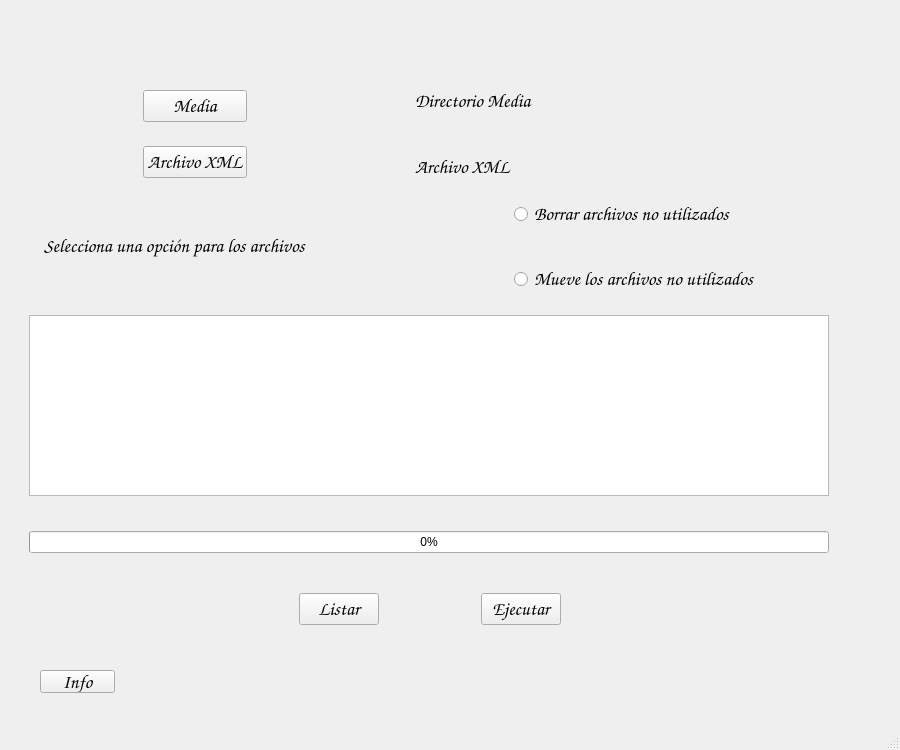
<?xml version="1.0" encoding="UTF-8"?>
<ui version="4.0">
 <class>MainWindow</class>
 <widget class="QMainWindow" name="MainWindow">
  <property name="geometry">
   <rect>
    <x>0</x>
    <y>0</y>
    <width>900</width>
    <height>750</height>
   </rect>
  </property>
  <property name="minimumSize">
   <size>
    <width>900</width>
    <height>750</height>
   </size>
  </property>
  <property name="windowTitle">
   <string>Clean Media v2</string>
  </property>
  <property name="windowIcon">
   <iconset>
    <normaloff>escoba.png</normaloff>escoba.png</iconset>
  </property>
  <widget class="QWidget" name="centralwidget">
   <widget class="QPushButton" name="pushButtonInfo">
    <property name="geometry">
     <rect>
      <x>40</x>
      <y>670</y>
      <width>75</width>
      <height>23</height>
     </rect>
    </property>
    <property name="font">
     <font>
      <family>Comic Sans MS</family>
      <pointsize>14</pointsize>
     </font>
    </property>
    <property name="toolTip">
     <string>Muestra información sobre la aplicación</string>
    </property>
    <property name="text">
     <string>Info</string>
    </property>
   </widget>
   <widget class="QWidget" name="layoutWidget">
    <property name="geometry">
     <rect>
      <x>-20</x>
      <y>90</y>
      <width>898</width>
      <height>463</height>
     </rect>
    </property>
    <layout class="QVBoxLayout" name="verticalLayout_6">
     <item>
      <layout class="QHBoxLayout" name="horizontalLayout" stretch="0,0,0,0,0">
       <property name="sizeConstraint">
        <enum>QLayout::SetDefaultConstraint</enum>
       </property>
       <item>
        <spacer name="horizontalSpacer">
         <property name="orientation">
          <enum>Qt::Horizontal</enum>
         </property>
         <property name="sizeHint" stdset="0">
          <size>
           <width>40</width>
           <height>20</height>
          </size>
         </property>
        </spacer>
       </item>
       <item>
        <layout class="QVBoxLayout" name="verticalLayout_2">
         <item>
          <widget class="QPushButton" name="pushButtonRom">
           <property name="font">
            <font>
             <family>Comic Sans MS</family>
             <pointsize>14</pointsize>
            </font>
           </property>
           <property name="toolTip">
            <string>Busca el directorio de los archivo media</string>
           </property>
           <property name="text">
            <string>Media</string>
           </property>
          </widget>
         </item>
         <item>
          <spacer name="verticalSpacer_2">
           <property name="orientation">
            <enum>Qt::Vertical</enum>
           </property>
           <property name="sizeHint" stdset="0">
            <size>
             <width>20</width>
             <height>40</height>
            </size>
           </property>
          </spacer>
         </item>
         <item>
          <widget class="QPushButton" name="pushButtonXML">
           <property name="font">
            <font>
             <family>Comic Sans MS</family>
             <pointsize>14</pointsize>
            </font>
           </property>
           <property name="toolTip">
            <string>Busca el archivo .xml</string>
           </property>
           <property name="text">
            <string>Archivo XML</string>
           </property>
          </widget>
         </item>
        </layout>
       </item>
       <item>
        <spacer name="horizontalSpacer_2">
         <property name="orientation">
          <enum>Qt::Horizontal</enum>
         </property>
         <property name="sizeHint" stdset="0">
          <size>
           <width>40</width>
           <height>20</height>
          </size>
         </property>
        </spacer>
       </item>
       <item>
        <layout class="QVBoxLayout" name="verticalLayout">
         <item>
          <widget class="QLabel" name="labelROM">
           <property name="minimumSize">
            <size>
             <width>300</width>
             <height>20</height>
            </size>
           </property>
           <property name="font">
            <font>
             <family>Comic Sans MS</family>
             <pointsize>14</pointsize>
            </font>
           </property>
           <property name="text">
            <string>Directorio Media</string>
           </property>
           <property name="textFormat">
            <enum>Qt::AutoText</enum>
           </property>
           <property name="wordWrap">
            <bool>false</bool>
           </property>
          </widget>
         </item>
         <item>
          <spacer name="verticalSpacer">
           <property name="orientation">
            <enum>Qt::Vertical</enum>
           </property>
           <property name="sizeHint" stdset="0">
            <size>
             <width>20</width>
             <height>40</height>
            </size>
           </property>
          </spacer>
         </item>
         <item>
          <widget class="QLabel" name="labelXML">
           <property name="minimumSize">
            <size>
             <width>300</width>
             <height>20</height>
            </size>
           </property>
           <property name="font">
            <font>
             <family>Comic Sans MS</family>
             <pointsize>14</pointsize>
            </font>
           </property>
           <property name="text">
            <string>Archivo XML</string>
           </property>
           <property name="textFormat">
            <enum>Qt::AutoText</enum>
           </property>
           <property name="wordWrap">
            <bool>false</bool>
           </property>
          </widget>
         </item>
        </layout>
       </item>
       <item>
        <spacer name="horizontalSpacer_3">
         <property name="orientation">
          <enum>Qt::Horizontal</enum>
         </property>
         <property name="sizeHint" stdset="0">
          <size>
           <width>40</width>
           <height>20</height>
          </size>
         </property>
        </spacer>
       </item>
      </layout>
     </item>
     <item>
      <spacer name="verticalSpacer_8">
       <property name="orientation">
        <enum>Qt::Vertical</enum>
       </property>
       <property name="sizeHint" stdset="0">
        <size>
         <width>20</width>
         <height>40</height>
        </size>
       </property>
      </spacer>
     </item>
     <item>
      <layout class="QHBoxLayout" name="horizontalLayout_2">
       <item>
        <spacer name="horizontalSpacer_5">
         <property name="orientation">
          <enum>Qt::Horizontal</enum>
         </property>
         <property name="sizeHint" stdset="0">
          <size>
           <width>40</width>
           <height>20</height>
          </size>
         </property>
        </spacer>
       </item>
       <item>
        <layout class="QVBoxLayout" name="verticalLayout_4">
         <item>
          <spacer name="verticalSpacer_4">
           <property name="orientation">
            <enum>Qt::Vertical</enum>
           </property>
           <property name="sizeHint" stdset="0">
            <size>
             <width>20</width>
             <height>40</height>
            </size>
           </property>
          </spacer>
         </item>
         <item>
          <widget class="QLabel" name="labelOpcion">
           <property name="minimumSize">
            <size>
             <width>400</width>
             <height>30</height>
            </size>
           </property>
           <property name="font">
            <font>
             <family>Comic Sans MS</family>
             <pointsize>14</pointsize>
            </font>
           </property>
           <property name="text">
            <string>Selecciona una opción para los archivos</string>
           </property>
          </widget>
         </item>
         <item>
          <spacer name="verticalSpacer_5">
           <property name="orientation">
            <enum>Qt::Vertical</enum>
           </property>
           <property name="sizeHint" stdset="0">
            <size>
             <width>20</width>
             <height>40</height>
            </size>
           </property>
          </spacer>
         </item>
        </layout>
       </item>
       <item>
        <spacer name="horizontalSpacer_4">
         <property name="orientation">
          <enum>Qt::Horizontal</enum>
         </property>
         <property name="sizeHint" stdset="0">
          <size>
           <width>40</width>
           <height>20</height>
          </size>
         </property>
        </spacer>
       </item>
       <item>
        <layout class="QVBoxLayout" name="verticalLayout_3">
         <item>
          <widget class="QRadioButton" name="radioButtonBorrar">
           <property name="minimumSize">
            <size>
             <width>300</width>
             <height>20</height>
            </size>
           </property>
           <property name="font">
            <font>
             <family>Comic Sans MS</family>
             <pointsize>14</pointsize>
            </font>
           </property>
           <property name="text">
            <string>Borrar archivos no utilizados</string>
           </property>
          </widget>
         </item>
         <item>
          <spacer name="verticalSpacer_3">
           <property name="orientation">
            <enum>Qt::Vertical</enum>
           </property>
           <property name="sizeHint" stdset="0">
            <size>
             <width>20</width>
             <height>40</height>
            </size>
           </property>
          </spacer>
         </item>
         <item>
          <widget class="QRadioButton" name="radioButtonMover">
           <property name="minimumSize">
            <size>
             <width>300</width>
             <height>20</height>
            </size>
           </property>
           <property name="font">
            <font>
             <family>Comic Sans MS</family>
             <pointsize>14</pointsize>
            </font>
           </property>
           <property name="text">
            <string>Mueve los archivos no utilizados</string>
           </property>
          </widget>
         </item>
        </layout>
       </item>
       <item>
        <spacer name="horizontalSpacer_6">
         <property name="orientation">
          <enum>Qt::Horizontal</enum>
         </property>
         <property name="sizeHint" stdset="0">
          <size>
           <width>40</width>
           <height>20</height>
          </size>
         </property>
        </spacer>
       </item>
      </layout>
     </item>
     <item>
      <spacer name="verticalSpacer_9">
       <property name="orientation">
        <enum>Qt::Vertical</enum>
       </property>
       <property name="sizeHint" stdset="0">
        <size>
         <width>20</width>
         <height>40</height>
        </size>
       </property>
      </spacer>
     </item>
     <item>
      <layout class="QHBoxLayout" name="horizontalLayout_3">
       <item>
        <spacer name="horizontalSpacer_7">
         <property name="orientation">
          <enum>Qt::Horizontal</enum>
         </property>
         <property name="sizeHint" stdset="0">
          <size>
           <width>40</width>
           <height>20</height>
          </size>
         </property>
        </spacer>
       </item>
       <item>
        <layout class="QVBoxLayout" name="verticalLayout_5">
         <item>
          <widget class="QListWidget" name="listWidget">
           <property name="font">
            <font>
             <family>Comic Sans MS</family>
             <pointsize>14</pointsize>
            </font>
           </property>
          </widget>
         </item>
         <item>
          <spacer name="verticalSpacer_6">
           <property name="orientation">
            <enum>Qt::Vertical</enum>
           </property>
           <property name="sizeHint" stdset="0">
            <size>
             <width>20</width>
             <height>40</height>
            </size>
           </property>
          </spacer>
         </item>
         <item>
          <widget class="QProgressBar" name="progressBar2">
           <property name="minimumSize">
            <size>
             <width>800</width>
             <height>0</height>
            </size>
           </property>
           <property name="value">
            <number>0</number>
           </property>
           <property name="alignment">
            <set>Qt::AlignCenter</set>
           </property>
           <property name="textVisible">
            <bool>true</bool>
           </property>
          </widget>
         </item>
        </layout>
       </item>
       <item>
        <spacer name="horizontalSpacer_8">
         <property name="orientation">
          <enum>Qt::Horizontal</enum>
         </property>
         <property name="sizeHint" stdset="0">
          <size>
           <width>40</width>
           <height>20</height>
          </size>
         </property>
        </spacer>
       </item>
      </layout>
     </item>
    </layout>
   </widget>
   <widget class="QWidget" name="">
    <property name="geometry">
     <rect>
      <x>250</x>
      <y>590</y>
      <width>359</width>
      <height>39</height>
     </rect>
    </property>
    <layout class="QHBoxLayout" name="horizontalLayout_6">
     <item>
      <layout class="QHBoxLayout" name="horizontalLayout_4">
       <item>
        <spacer name="horizontalSpacer_9">
         <property name="orientation">
          <enum>Qt::Horizontal</enum>
         </property>
         <property name="sizeHint" stdset="0">
          <size>
           <width>40</width>
           <height>20</height>
          </size>
         </property>
        </spacer>
       </item>
       <item>
        <widget class="QPushButton" name="pushButtonComenzar">
         <property name="font">
          <font>
           <family>Comic Sans MS</family>
           <pointsize>14</pointsize>
           <weight>75</weight>
           <bold>true</bold>
          </font>
         </property>
         <property name="toolTip">
          <string>Iniciar la busqueda de los archivos media no utilizados</string>
         </property>
         <property name="text">
          <string>Listar</string>
         </property>
        </widget>
       </item>
       <item>
        <spacer name="horizontalSpacer_10">
         <property name="orientation">
          <enum>Qt::Horizontal</enum>
         </property>
         <property name="sizeHint" stdset="0">
          <size>
           <width>40</width>
           <height>20</height>
          </size>
         </property>
        </spacer>
       </item>
      </layout>
     </item>
     <item>
      <layout class="QHBoxLayout" name="horizontalLayout_5">
       <item>
        <spacer name="horizontalSpacer_11">
         <property name="orientation">
          <enum>Qt::Horizontal</enum>
         </property>
         <property name="sizeHint" stdset="0">
          <size>
           <width>40</width>
           <height>20</height>
          </size>
         </property>
        </spacer>
       </item>
       <item>
        <widget class="QPushButton" name="pushButtonEjecutar">
         <property name="font">
          <font>
           <family>Comic Sans MS</family>
           <pointsize>14</pointsize>
           <weight>75</weight>
           <bold>true</bold>
          </font>
         </property>
         <property name="toolTip">
          <string>Realiza la acción seleccionada en los botones de opción de fichero</string>
         </property>
         <property name="text">
          <string>Ejecutar</string>
         </property>
        </widget>
       </item>
       <item>
        <spacer name="horizontalSpacer_12">
         <property name="orientation">
          <enum>Qt::Horizontal</enum>
         </property>
         <property name="sizeHint" stdset="0">
          <size>
           <width>40</width>
           <height>20</height>
          </size>
         </property>
        </spacer>
       </item>
      </layout>
     </item>
    </layout>
   </widget>
  </widget>
  <widget class="QMenuBar" name="menubar">
   <property name="geometry">
    <rect>
     <x>0</x>
     <y>0</y>
     <width>900</width>
     <height>21</height>
    </rect>
   </property>
  </widget>
  <widget class="QStatusBar" name="statusbar"/>
 </widget>
 <resources/>
 <connections/>
</ui>
